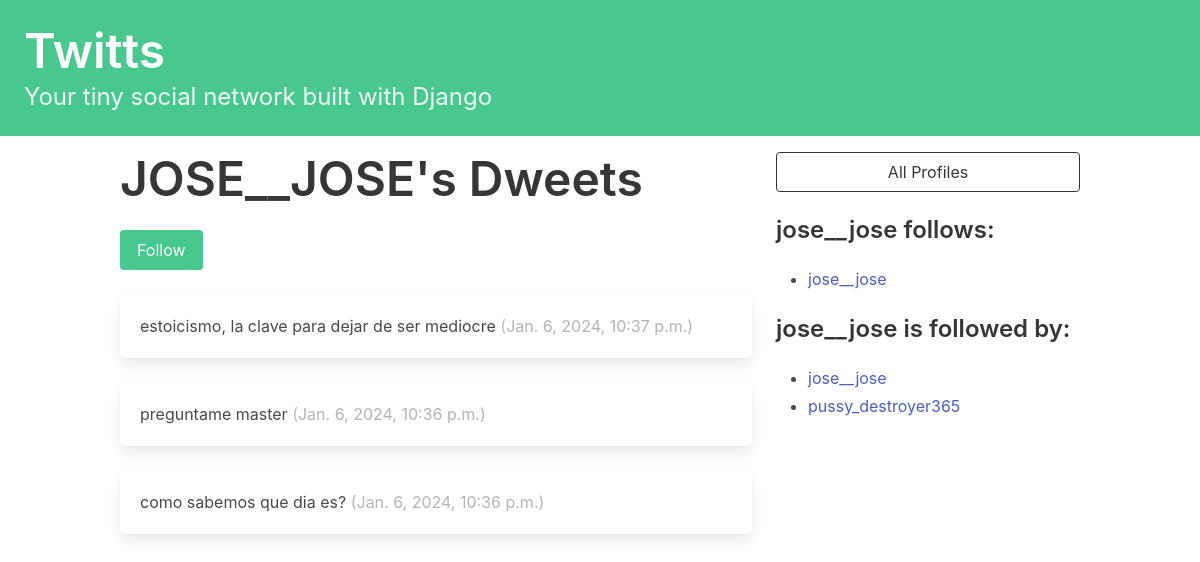
The app's page /profile/2 (signed in) with its own data.
### Twitts/models.py (models this page shows, shortened)
class Profile(models.Model):
    user = models.OneToOneField(User, on_delete=models.CASCADE)
    follows = models.ManyToManyField("self", related_name="followed_by", symmetrical=False, blank=True)
    def __str__(self):
        return self.user.username

class Twitts(models.Model):
    user = models.ForeignKey(User, related_name="twitts", on_delete=models.DO_NOTHING)
    body = models.CharField(max_length=150)
    publish = models.DateTimeField(auto_now_add=True)
    class Meta:
        ordering = ['-publish']

### Twitts/views.py (the view, shortened to what this page needs)
# urls.py: path('profile/<int:pk>', detail_profile, name="profile"),
def detail_profile(request, pk):
    if not hasattr(request.user, 'profile'):
        missing_profile = Profile(user=request.user)
        missing_profile.save()
    profile = Profile.objects.get(pk=pk)
    return render(request, 'twitts/profile_detail.html', {'profile':profile})

### Twitts/templates/twitts/profile_detail.html (shortened to what this page needs)
{% extends "base.html" %}
{% block content %}
<div class="column">
    <div class="block">
    <h1 class="title is-1">
            {{profile.user.username|upper}}'s Dweets
    </h1>
    <form method="POST">
        <div class="buttons has-addons">
        {% if profile in user.profile.follows.all %}
            <button class="button is-danger" name="follow" value="unfollow">Unfollow</button>
        {% else %}
            <button class="button is-success" name="follow" value="follow">Follow</button>
        {% endif %}
        </div>
    </form>
    </div>
    <div class="content">
        {% for twitts in profile.user.twitts.all %}
        <div class="box">
            {{ twitts.body }}
            <span class="is-small has-text-grey-light">
                ({{ twitts.publish }})
            </span>
        </div>
        {% endfor %}
    </div>
</div>
<div class="column is-one-third">
    <div class="block">
        <a href="{% url "twitts:list" %}">
            <button class="button is-dark is-outlined is-fullwidth">
                All Profiles
            </button>
        </a>
    </div>
    <div class="block">
        <h3 class="title is-4">
            {{profile.user.username}} follows:
        </h3>
        <div class="content">
            <ul>
            {% for profile in profile.follows.all %}
                <li>
                    <a href="{% url "twitts:profile" profile.pk %}">
                        {{ profile }}
                    </a>
                </li>
            {% endfor %}
            </ul>
        </div>
    </div>
    <div class="block">
        <h3 class="title is-4">
            {{profile.user.username}} is followed by:
        </h3>
        <div class="content">
            <ul>
            {% for profile in profile.followed_by.all %}
                <li>
                    <a href="{% url "twitts:profile" profile.pk %}">
                        {{ profile }}
                    </a>
                </li>
            {% endfor %}
            </ul>
        </div>
    </div>
</div>
{% endblock content %}

### records on screen
Profile: user.username "JOSE__JOSE", user.username "jose__jose"
Twitts: body "estoicismo, la clave para dejar de ser mediocre", publish "Jan. 6, 2024, 10:37 p.m."
Twitts: body "preguntame master", publish "Jan. 6, 2024, 10:36 p.m."
Twitts: body "como sabemos que dia es?", publish "Jan. 6, 2024, 10:36 p.m."
Profile: user.username "pussy_destroyer365"
